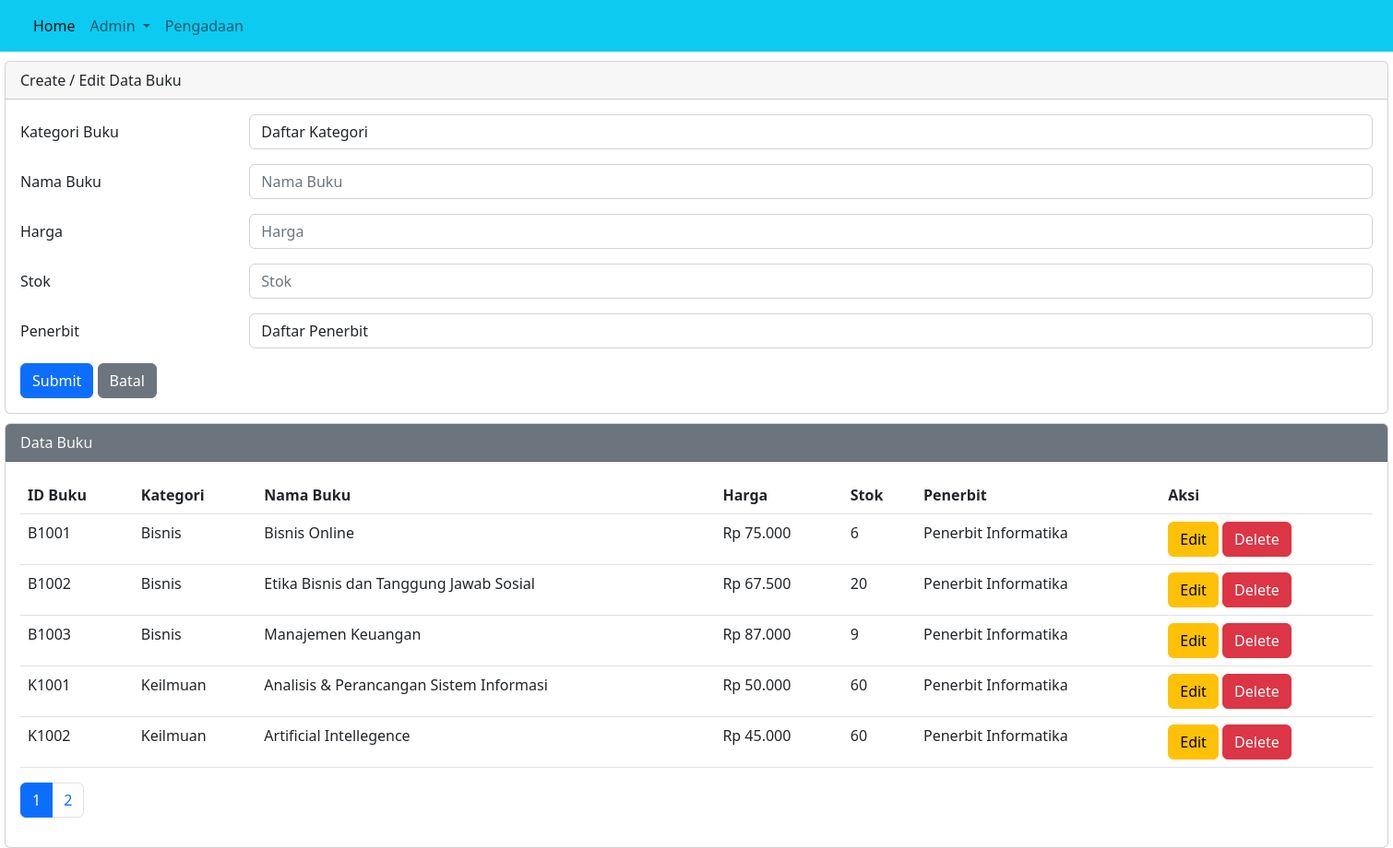
The page /admin1.php on the database its author committed.
### tables this page shows
CREATE TABLE `buku` (
  `id_buku` varchar(20) NOT NULL,
  `kategori` varchar(100) NOT NULL,
  `nama_buku` varchar(300) NOT NULL,
  `harga` float NOT NULL,
  `stok` int(11) NOT NULL,
  `penerbit` varchar(100) NOT NULL
);

### admin1.php (the view, shortened to what this page needs)
<!doctype html>
<html lang="en">
<head>
  <link href="https://cdn.jsdelivr.net/npm/bootstrap@5.2.2/dist/css/bootstrap.min.css" rel="stylesheet"
>
</head>
<body>
  <nav class="navbar navbar-expand-lg bg-info  ">
    <div class="container-fluid">
      <div class="collapse navbar-collapse" id="navbarSupportedContent">
        <ul class="navbar-nav me-auto mb-2 mb-lg-0">
          <li class="nav-item">
            <a class="nav-link active" aria-current="page" href="index.php">Home</a>
          </li>
          <li class="nav-item dropdown">
            <a class="nav-link dropdown-toggle" href="#" role="button" data-bs-toggle="dropdown" aria-expanded="false">
              Admin
            </a>
          </li>
          <li class="nav-item">
            <a class="nav-link" href="pengadaan.php">Pengadaan</a>
          </li>
        </ul>
      </div>
    </div>
  </nav>
  <?php
  $host = "localhost";
  $user = "root";
  $pass = "";
  $db = "unibookstore";
  $koneksi = mysqli_connect($host, $user, $pass, $db);
  $namabuku = "";
  $harga = "";
  $stok = "";
  ?>
  <div class="mx-auto">
    <div class="card">
      <div class="card-header">
        Create / Edit Data Buku
      </div>
      <form action="admin1.php" method="POST">
        <div class="card-body">
          <div class="mb-3 row">
            <label for="kategori" class="col-sm-2 col-form-label">Kategori Buku</label>
            <div class="col-sm-10">
              <select class="form-control" id="kategori" name="kategori" placeholder="Kategori">
                <option value="" disabled selected>Daftar Kategori</option>
              </select>
            </div>
          </div>
          <div class="mb-3 row">
            <label for="nama_buku" class="col-sm-2 col-form-label">Nama Buku</label>
            <div class="col-sm-10">
              <input type="text" class="form-control" id="nama_buku" name="nama_buku"
                value="<?php echo isset($namabuku) ? $namabuku : ''; ?>" placeholder="Nama Buku">
            </div>
          </div>
          <div class="mb-3 row">
            <label for="harga" class="col-sm-2 col-form-label">Harga</label>
            <div class="col-sm-10">
              <input type="number" step="any" class="form-control" id="harga" name="harga"
                value="<?php echo isset($harga) ? $harga : ''; ?>" placeholder="Harga">
            </div>
          </div>
          <div class="mb-3 row">
            <label for="stok" class="col-sm-2 col-form-label">Stok</label>
            <div class="col-sm-10">
              <input type="number" class="form-control" id="stok" name="stok"
                value="<?php echo isset($stok) ? $stok : ''; ?>" placeholder="Stok">
            </div>
          </div>
          <div class="mb-3 row">
            <label for="penerbit" class="col-sm-2 col-form-label">Penerbit</label>
            <div class="col-sm-10">
              <select class="form-control" id="penerbit" name="penerbit" placeholder="Penerbit">
                <option value="" disabled selected>Daftar Penerbit</option>
              </select>
            </div>
          </div>
          <div class="col-12">
            <input type="submit" name="simpan" class="btn btn-primary">
            <a href="admin1.php" class="btn btn-secondary">Batal</a>
          </div>
        </div>
      </form>
    </div>
    <div class="card">
      <div class="card-header text-light bg-secondary">
        Data Buku
      </div>
      <div class="card-body">
        <table class="table">
          <thead>
            <tr>
              <th scope="col">ID Buku</th>
              <th scope="col">Kategori</th>
              <th scope="col">Nama Buku</th>
              <th scope="col">Harga</th>
              <th scope="col">Stok</th>
              <th scope="col">Penerbit</th>
              <th scope="col">Aksi</th>
            </tr>
          <tbody>
            <?php
            $itemsPerPage = 5;
            $currentPage = isset($_GET['page']) ? (int) $_GET['page'] : 1;
            $startIndex = ($currentPage - 1) * $itemsPerPage;
            $sql2 = "SELECT buku.id_buku, buku.kategori, buku.nama_buku, buku.harga, buku.stok, buku.penerbit, COUNT(b.id_buku) AS jumlah_buku
                FROM buku
                LEFT JOIN buku b ON buku.kategori = b.kategori
                GROUP BY buku.id_buku, buku.kategori, buku.nama_buku, buku.harga, buku.stok, buku.penerbit
                LIMIT $startIndex, $itemsPerPage";
            $q2 = mysqli_query($koneksi, $sql2);
            while ($r2 = mysqli_fetch_array($q2)) {
              $idbuku = $r2['id_buku'];
              $kategoribuku = $r2['kategori'];
              $namabuku = $r2['nama_buku'];
              $harga = $r2['harga'];
              $stok = $r2['stok'];
              $penerbit = $r2['penerbit'];
              ?>
              <tr>
                <td scope="row">
                  <?php echo $idbuku ?>
                </td>
                <td scope="row">
                  <?php echo $kategoribuku ?>
                </td>
                <td scope="row">
                  <?php echo $namabuku ?>
                </td>
                <td scope="row">
                  <?php echo 'Rp ' .  number_format("$harga", 0, ",", ".") ?>
                </td>
                <td scope="row">
                  <?php echo $stok ?>
                </td>
                <td scope="row">
                  <?php echo $penerbit ?>
                </td>
                <td scope="row">
                  <a href="admin1.php?op=edit&id_buku=<?php echo $idbuku ?>"><button type="button"
                      class="btn btn-warning">Edit</button></a>
                  <a href="admin1.php?op=del&id_buku=<?php echo $idbuku ?>"
                    onclick="return confirm('yakin mau delete?')"><button type="button"
                      class="btn btn-danger">Delete</button></a>
                </td>
              </tr>
              <?php
            }
            ?>
          </tbody>
          </thead>
        </table>
        <nav aria-label="Page navigation">
          <ul class="pagination">
            <?php
            $sqlCount = "SELECT COUNT(*) as total FROM buku";
            $resultCount = mysqli_query($koneksi, $sqlCount);
            $rowCount = mysqli_fetch_assoc($resultCount);
            $totalPages = ceil($rowCount['total'] / $itemsPerPage);
            for ($i = 1; $i <= $totalPages; $i++) {
              $activeClass = ($i == $currentPage) ? 'active' : '';
              echo "<li class='page-item $activeClass'><a class='page-link' href='admin1.php?page=$i'>$i</a></li>";
            }
            ?>
          </ul>
        </nav>
      </div>
    </div>
  </div>
</body>
</html>

### admin1.php (style rules this page uses)
.mx-auto { width: 1500px }
.card { margin-top: 10px }

### rows shown on the page
buku: id_buku "B1001", kategori "Bisnis", nama_buku "Bisnis Online", harga "75.000", stok "6", penerbit "Penerbit Informatika"
buku: id_buku "B1002", kategori "Bisnis", nama_buku "Etika Bisnis dan Tanggung Jawab Sosial", harga "67.500", stok "20", penerbit "Penerbit Informatika"
buku: id_buku "B1003", kategori "Bisnis", nama_buku "Manajemen Keuangan", harga "87.000", stok "9", penerbit "Penerbit Informatika"
buku: id_buku "K1001", kategori "Keilmuan", nama_buku "Analisis & Perancangan Sistem Informasi", harga "50.000", stok "60", penerbit "Penerbit Informatika"
buku: id_buku "K1002", kategori "Keilmuan", nama_buku "Artificial Intellegence", harga "45.000", stok "60", penerbit "Penerbit Informatika"
